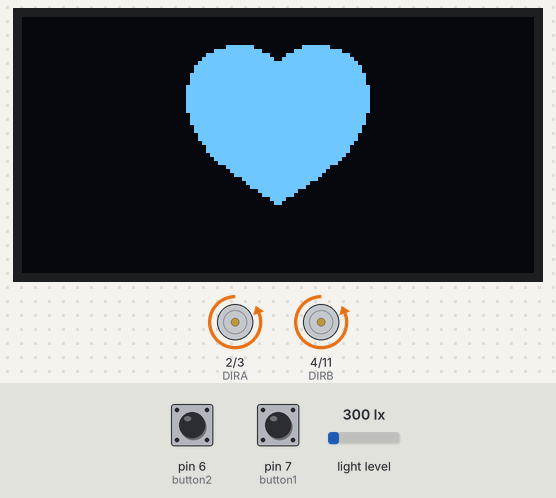
Bench run of a sketch on a simulated Arduino Uno, built with avr-gcc and run on an emulated ATmega328P. On the bench: 128×64 one-colour display, direction and speed pins drawn as motors (green arrow = direction pin HIGH = forward, orange = LOW = backward, longer = more drive). Inputs (shaded band) come from the test bench; at power-on: pin 6 (button2) HIGH, pin 7 (button1) HIGH, light level 300 lx. What the sketch prints to the serial monitor is not drawn.

Above: at 1.2 s.
1.3 s: pin 6 (button2) pulled LOW for 0.15 s
At 1.7 s:
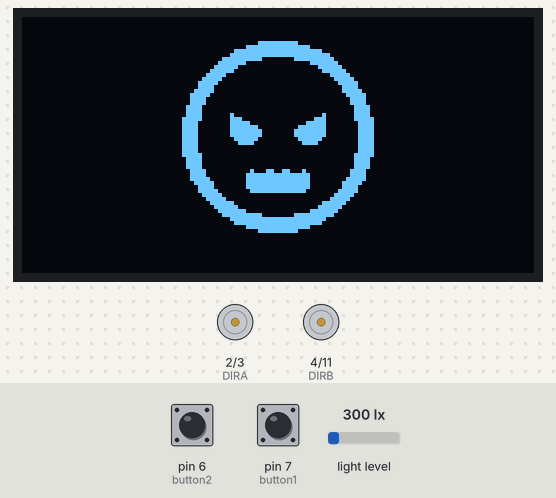
2.9 s: pin 7 (button1) pulled LOW for 0.15 s
At 4.1 s:
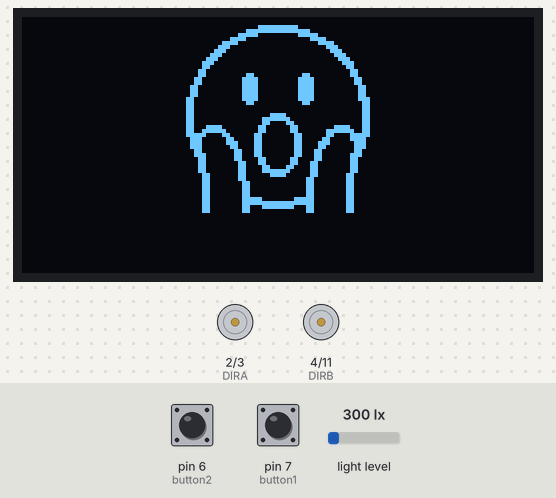
4.5 s: light level set to 329 lx
At 4.9 s:
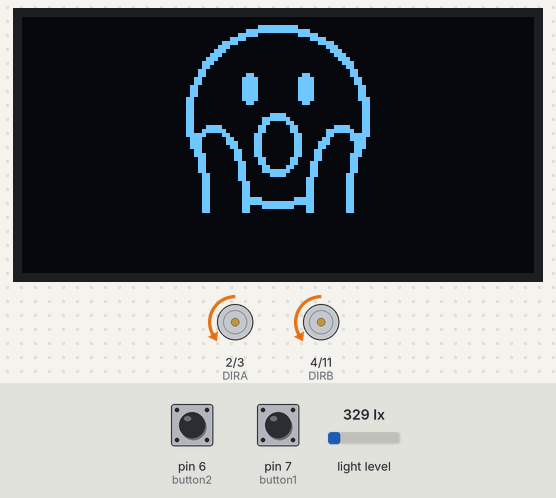
6.0 s: light level set to 500 lx
At 6.5 s:
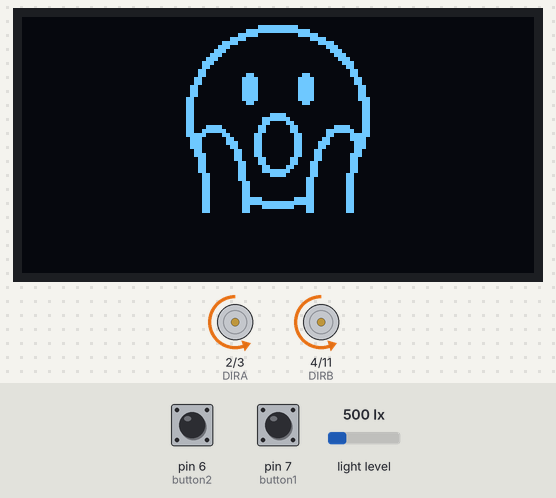
7.5 s: light level set to 1000 lx
At 8.1 s:
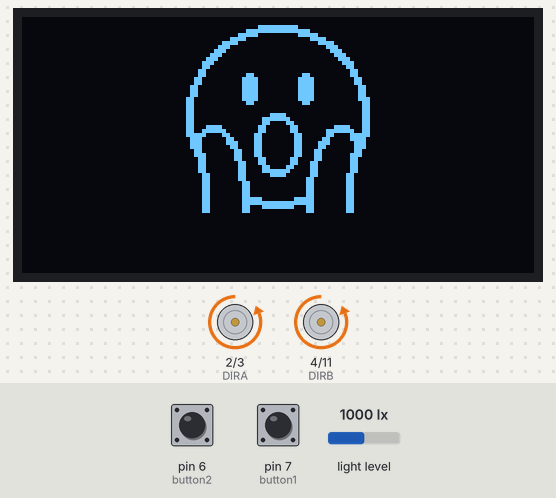
9.0 s: pin 6 (button2) pulled LOW for 1 s
At 9.6 s:
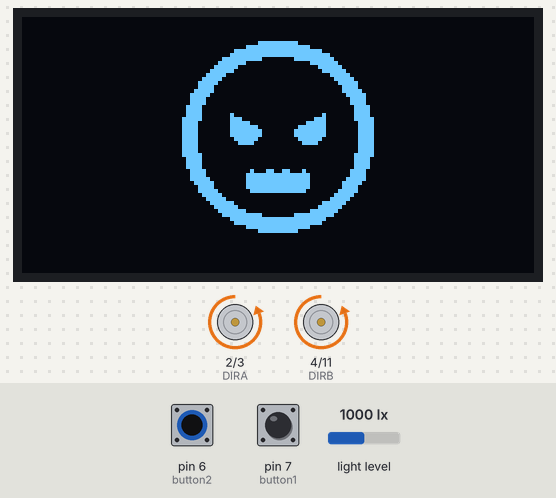
Timing chart, 0 to 12.0 s (numbered marks = the images above; inputs shaded):
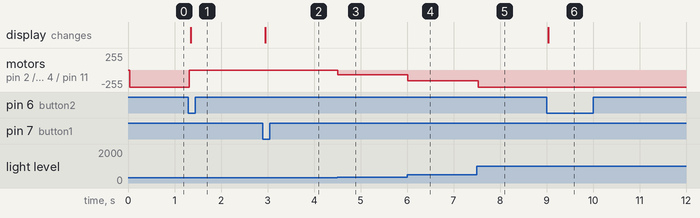

The sketch:

braitenberg_4buttons.ino
```cpp
/*
 * Simple braitenberg vehicle
 * http://tinkerlog.com
 */

#include <Arduino.h>
#include <hp_BH1750.h>
#include <Adafruit_SSD1306.h>
#include <Adafruit_GFX.h>
#include "pitches.h"
#include "melodies.h"
#include "bitmap.h"

hp_BH1750 leftSensor;
hp_BH1750 rightSensor;

#define leftMotor 0
#define rightMotor 1
#define DIRA 2 //direction left motor
#define PWMA 3 //speed left motor
#define DIRB 4 //direction right motor
#define PWMB 11 //speed right motor
#define FORWARD 0
#define REVERSE 1

int leftSpeed = 0;
int rightSpeed = 0;

int left_bias = 0;
int right_bias = 0;

// Define the pins for the push button switches
// FOUR BUTTON VERSION
const int button1 = 7;
const int button2 = 6;
const int button3 = 1;
const int button4 = 0;

// Define the pin for piezo buzzer
const int buzzer = 5;

// Define the pin for the OLED
int OLED_CS = 13;
int OLED_DC = 12;
int OLED_RST = 8;
int OLED_SI = 10;
int OLED_CLK = 9;
Adafruit_SSD1306 disp(128,64,OLED_SI,OLED_CLK,OLED_DC,OLED_RST,OLED_CS);


// current note for melodies
int note = 0;


// Define braitenberg states
enum State {
  FEAR,
  AGGRESSION,
  LOVE,
  EXPLORE,
  STOP
};

// Initialize the current state
State currentState = LOVE;


void Drive(byte motor, byte dir, byte spd) {
  if (motor == leftMotor) {
    digitalWrite(DIRA, dir);
    analogWrite(PWMA, spd);
  }
  else {
    digitalWrite(DIRB, dir);
    analogWrite(PWMB, spd);
  }
}

void Stop(byte motor) {
  Drive(motor, 0, 0);
}

void myTone(byte pin, uint16_t frequency, uint16_t duration)
{ // input parameters: Arduino pin number, frequency in Hz, duration in milliseconds
  unsigned long startTime=millis();
  unsigned long halfPeriod= 1000000L/frequency/2;
  pinMode(pin,OUTPUT);
  while (millis()-startTime< duration)
  {
    if (frequency == 0) { //if rest, do nothing
      digitalWrite(pin,LOW);
      delayMicroseconds(halfPeriod);
      digitalWrite(pin,LOW);
      delayMicroseconds(halfPeriod);
    }
    else {
      digitalWrite(pin,HIGH);
      delayMicroseconds(halfPeriod);
      digitalWrite(pin,LOW);
      delayMicroseconds(halfPeriod);
    }
  }
  pinMode(pin,INPUT);
}

void customDelay(unsigned long ms) {
  unsigned long start = millis(); // Get the current time
  while (millis() - start < ms) {
    // Wait until the desired time has elapsed
    // The loop will keep running until the difference between the current time and start time is greater than ms
  }
}

void Fear() {
  //Drive
  leftSpeed = (leftSensor.getLux() - left_bias)/2;
  rightSpeed = (rightSensor.getLux() - right_bias)/2;

  //speed values range betweeen 60 to 200
  if (leftSpeed > 195) leftSpeed = 195;
  if (rightSpeed > 195) rightSpeed = 195;
  if (leftSpeed < 5) leftSpeed = -60;
  if (rightSpeed < 5) rightSpeed = -60;
  Drive(leftMotor, FORWARD, 60 + leftSpeed);
  Drive(rightMotor, FORWARD, 60 + rightSpeed);

  //Melody
  // int tempo = 360;
  // int notes = sizeof(melodyFear) / sizeof(melodyFear[0]) / 2;
  // int wholenote = (60000 * 4) / tempo;
  // int divider = 0, noteDuration = 0;
  // if (note < notes * 2) {
  //   divider = melodyFear[note + 1];
  //   if (divider > 0) {
  //     noteDuration = (wholenote) / divider;
  //   } else if (divider < 0) {
  //     noteDuration = (wholenote) / abs(divider);
  //     noteDuration *= 1.5;
  //   }
  //   myTone(buzzer, melodyFear[note], noteDuration * 0.9);
  //   customDelay(noteDuration * 0.75);
  //   noTone(buzzer);
  //   note = note + 2;
  // }
  // else {
  //   note = 0;
  // }

  //Display
  disp.clearDisplay();
  disp.drawBitmap(0, 0, fearBitmap, 128, 64, WHITE);
  disp.display();
}

void Aggression() {
  // Driving
  leftSpeed = (rightSensor.getLux() - right_bias)/2;
  rightSpeed = (leftSensor.getLux() - left_bias)/2;
  //speed values range betweeen 60 to 200
  if (leftSpeed > 195) leftSpeed = 195;
  if (rightSpeed > 195) rightSpeed = 195;
  if (leftSpeed < 5) leftSpeed = -60;
  if (rightSpeed < 5) rightSpeed = -60;
  Drive(leftMotor, FORWARD, 60 + leftSpeed);
  Drive(rightMotor, FORWARD, 60 + rightSpeed);

  //Melody
  // int tempo = 280;
  // int notes = sizeof(melodyAggression) / sizeof(melodyAggression[0]) / 2;
  // int wholenote = (60000 * 4) / tempo;
  // int divider = 0, noteDuration = 0;
  // if (note < notes * 2) {
  //   divider = melodyAggression[note + 1];
  //   if (divider > 0) {
  //     noteDuration = (wholenote) / divider;
  //   } else if (divider < 0) {
  //     noteDuration = (wholenote) / abs(divider);
  //     noteDuration *= 1.5;
  //   }
  //   myTone(buzzer, melodyAggression[note], noteDuration);
  //   customDelay(noteDuration);
  //   noTone(buzzer);
  //   note = note + 2;
  // }
  // else {
  //   note = 0;
  // }

  //Display
  disp.clearDisplay();
  disp.drawBitmap(0, 0, aggressionBitmap, 128, 64, WHITE);
  disp.display();

}

void Love() {
  //Drive
  //left sensor corresponds to right motor and right sensor to left motor
  leftSpeed = (leftSensor.getLux() - left_bias)/2;
  rightSpeed = (rightSensor.getLux() - right_bias)/2;
  if (leftSpeed < 0) leftSpeed = 0;
  if (rightSpeed < 0) rightSpeed = 0;
  //speed values range betweeen 60 to 200
  if (leftSpeed > 195) leftSpeed = 255;
  if (rightSpeed > 195) rightSpeed = 255;
  Drive(leftMotor, FORWARD, 255 - leftSpeed);
  Drive(rightMotor, FORWARD, 255 - rightSpeed);

  Serial.print("Left ");
  Serial.println(leftSpeed);
  Serial.print("Right ");
  Serial.println(rightSpeed);


  // //Melody
  // int tempo = 488;
  // int notes = sizeof(melodyLove) / sizeof(melodyLove[0]) / 2;
  // int wholenote = (60000 * 4) / tempo;
  // int divider = 0, noteDuration = 0;
  // if (note < notes * 2) {
  //   divider = melodyLove[note + 1];
  //   if (divider > 0) {
  //     noteDuration = (wholenote) / divider;
  //   } else if (divider < 0) {
  //     noteDuration = (wholenote) / abs(divider);
  //     noteDuration *= 1.5;
  //   }
  //   myTone(buzzer, melodyLove[note], noteDuration * 0.9);
  //   customDelay(noteDuration);
  //   noTone(buzzer);
  //   note = note + 2;
  // }
  // else {
  //   note = 0;
  // }

  //Display
  disp.clearDisplay();
  disp.drawBitmap(0, 0, loveBitmap, 128, 64, WHITE);
  disp.display();
}

void Explore(){
  //Drive
  leftSpeed = (rightSensor.getLux() - right_bias)/2;
  rightSpeed = (leftSensor.getLux() - left_bias)/2;
  //speed values range betweeen 60 to 200
  if (leftSpeed > 195) leftSpeed = 195;
  if (rightSpeed > 195) rightSpeed = 195;
  if (leftSpeed < 0) leftSpeed = 0;
  if (rightSpeed < 0) rightSpeed = 0;
  Drive(leftMotor, FORWARD, 255 - leftSpeed);
  Drive(rightMotor, FORWARD, 255 - rightSpeed);

  //Melody
  // if (note < sizeExplore) {
  //   int duration = 1000 / durationsExplore[note];
  //   myTone(buzzer, melodyExplore[note], duration * 0.5);
  //   customDelay(duration / 6);
  //   noTone(buzzer);
  //   note++;
  // }
  // else {
  //   note = 0;
  // }

  //Display
  disp.clearDisplay();
  disp.drawBitmap(0, 0, exploreBitmap, 128, 64, WHITE);
  disp.display();
}


void setup() {
  leftSensor.begin(BH1750_TO_GROUND); //initialize sensors
  rightSensor.begin(BH1750_TO_VCC);
  // get one reading for the initial bias
  for (int i = 0; i < 5; i++)
  {
    leftSensor.start();  //starts a measurement
    rightSensor.start();
    left_bias += leftSensor.getLux();
    right_bias += rightSensor.getLux();
  }
  left_bias = left_bias/5;
  right_bias = right_bias/5;

  Serial.begin(9600);
  // Set button pins as input
  pinMode(button1, INPUT_PULLUP);
  pinMode(button2, INPUT_PULLUP);
  pinMode(button3, INPUT_PULLUP);
  pinMode(button4, INPUT_PULLUP);

  // Set buzzer pin as input
  pinMode(buzzer, INPUT_PULLUP);

  // setup display
  disp.begin(SSD1306_SWITCHCAPVCC);
  disp.clearDisplay();

  //setup Ardumoto
  pinMode(PWMA, OUTPUT);
  pinMode(PWMB, OUTPUT);
  pinMode(DIRA, OUTPUT);
  pinMode(DIRB, OUTPUT);
  digitalWrite(PWMA, LOW);
  digitalWrite(PWMB, LOW);
  digitalWrite(DIRA, LOW);
  digitalWrite(DIRB, LOW);

  Stop(rightMotor);
  Stop(leftMotor);
}

void Rest() {
    Stop(rightMotor);
    Stop(leftMotor);
    noTone(buzzer);
    delay(50);
}

void loop() {
  // sensor values between MIN TO MAX
  leftSensor.start();  //starts a measurement
  rightSensor.start();

  // read state of button switches
  int buttonState1 = digitalRead(button1);
  int buttonState2 = digitalRead(button2);
  int buttonState3 = digitalRead(button3);
  int buttonState4 = digitalRead(button4);

  // Check which button is pressed and change the state accordingly
  if (buttonState1 == LOW) {
    if (currentState != FEAR) {
      note = 0;
    }
    currentState = FEAR;
  } else if (buttonState2 == LOW) {
    if (currentState != AGGRESSION) {
      note = 0;
    }
    currentState = AGGRESSION;
  } else if (buttonState3 == LOW) {
    if (currentState != LOVE) {
      note = 0;
    }
    currentState = LOVE;
  } else if (buttonState4 == LOW) {
    if (currentState != EXPLORE) {
      note = 0;
      currentState = EXPLORE;
    } else
    {
      currentState = STOP;
      delay(100);
      // int melody6[] = { //power off
      //     NOTE_CS5, NOTE_A4};
      // int noteDurations6[] = {
      //     12, 12};
      // for (int thisNote = 0; thisNote < 2; thisNote++) {
      //     int noteDuration = 1000 / noteDurations6[thisNote];
      //     tone(buzzer, melody6[thisNote], noteDuration);
      //     int pauseBetweenNotes = noteDuration * 1.30;
      //     delay(pauseBetweenNotes);
      //     noTone(buzzer);
      //   }
    }
  }


  switch (currentState) {
    case FEAR:
      Fear();
      Serial.println("State FEAR");
      break;
    case AGGRESSION:
      Aggression();
      Serial.println("State AGGRESSION");
      break;
    case LOVE:
      Love();
      Serial.println("State LOVE");
      break;
    case EXPLORE:
      Explore();
      Serial.println("State EXPLORE");
      break;
    case STOP:
      Rest();
      Serial.println("State STOP");
      break;

  }

  // delay(50);
}
```

melodies.h
```cpp
// Fear Melody
// pink panther theme: https://github.com/robsoncouto/arduino-songs/blob/master/pinkpanther/pinkpanther.ino
int melodyFear[] = {
  REST,4, REST,8, NOTE_DS4,8,
  NOTE_E4,-4, REST,8, NOTE_FS4,8, NOTE_G4,-4, REST,8, NOTE_DS4,8,
  NOTE_E4,-8, NOTE_FS4,8,  NOTE_G4,-8, NOTE_C5,8, NOTE_B4,-8, NOTE_E4,8, NOTE_G4,-8, NOTE_B4,8,

  NOTE_AS4,-1, NOTE_A4,-16, NOTE_G4,-16, NOTE_E4,-16, NOTE_D4,-16,
  NOTE_E4,-4, REST,4,
  REST,4, NOTE_E5,-8, NOTE_D5,8, NOTE_B4,-8, NOTE_A4,8, NOTE_G4,-8, NOTE_E4,-8,
  NOTE_AS4,16, NOTE_A4,-8, NOTE_AS4,16, NOTE_A4,-8, NOTE_AS4,16, NOTE_A4,-8, NOTE_AS4,16, NOTE_A4,-8,
  NOTE_G4,-16, NOTE_E4,-16, NOTE_D4,-16, NOTE_E4,16, NOTE_E4,16, NOTE_E4,2
};

// Aggression Melody
// star wars from: https://github.com/hibit-dev/buzzer/blob/master/src/movies/star_wars/star_wars.ino
int melodyAggression[] = {
  NOTE_A4,4, NOTE_A4,4, NOTE_A4,4, NOTE_F4,-8, NOTE_C5,16,
  NOTE_A4,4, NOTE_F4,-8, NOTE_C5,16, NOTE_A4,2,//4
  NOTE_E5,4, NOTE_E5,4, NOTE_E5,4, NOTE_F5,-8, NOTE_C5,16,
  NOTE_A4,4, NOTE_F4,-8, NOTE_C5,16, NOTE_A4,2
};

// int durationsAggression[] = {
//   8, 8, 8,
//   2, 2,
//   8, 8, 8, 2, 4,
//   8, 8, 8, 2, 4,
//   8, 8, 8, 2, 8, 8, 8,
//   2, 2,
//   8, 8, 8, 2, 4
// };

// int sizeAggression = sizeof(durationsAggression) / sizeof(int);

//Love Melody
// keyboard cat: https://github.com/robsoncouto/arduino-songs/blob/master/keyboardcat/keyboardcat.ino
int melodyLove[] = {
  NOTE_C4,4, NOTE_E4,4, NOTE_G4,4, NOTE_E4,4,
  NOTE_C4,4, NOTE_E4,8, NOTE_G4,-4, NOTE_E4,4,
  NOTE_A3,4, NOTE_C4,4, NOTE_E4,4, NOTE_C4,4,
  NOTE_A3,4, NOTE_C4,8, NOTE_E4,-4, NOTE_C4,4,
  NOTE_G3,4, NOTE_B3,4, NOTE_D4,4, NOTE_B3,4,
  NOTE_G3,4, NOTE_B3,8, NOTE_D4,-4, NOTE_B3,4,

  NOTE_G3,4, NOTE_G3,8, NOTE_G3,-4, NOTE_G3,8, NOTE_G3,4,
  NOTE_G3,4, NOTE_G3,4, NOTE_G3,8, NOTE_G3,2
};


//Explore Melody
// super mario bros: https://github.com/hibit-dev/buzzer/blob/master/src/games/mario_bros/mario_bros.ino
int melodyExplore[] = {

  NOTE_C5, NOTE_G4, REST, NOTE_E4,
  NOTE_A4, NOTE_B4, NOTE_AS4, NOTE_A4,
  NOTE_G4, NOTE_E5, NOTE_G5, NOTE_A5, NOTE_F5, NOTE_G5,
  REST, NOTE_E5,NOTE_C5, NOTE_D5, NOTE_B4,

  REST, NOTE_G5, NOTE_FS5, NOTE_F5, NOTE_DS5, NOTE_E5,
  REST, NOTE_GS4, NOTE_A4, NOTE_C4, REST, NOTE_A4, NOTE_C5, NOTE_D5,
  REST, NOTE_DS5, REST, NOTE_D5,
  NOTE_C5, REST
};

int durationsExplore[] = {
  4, 8, 4, 4,
  4, 4, 8, 4,
  8, 8, 8, 4, 8, 8,
  8, 4, 8, 8, 4,

  4, 8, 8, 8, 4, 8,
  8, 8, 8, 8, 8, 8, 8, 8,
  4, 4, 8, 4,
  2, 2
};

int sizeExplore = sizeof(durationsExplore) / sizeof(int);
```

pitches.h
```cpp
/*************************************************
   Public Constants
 *************************************************/

#define REST     0
#define NOTE_C3  131
#define NOTE_CS3 139
#define NOTE_D3  147
#define NOTE_DS3 156
#define NOTE_E3  165
#define NOTE_F3  175
#define NOTE_FS3 185
#define NOTE_G3  196
#define NOTE_GS3 208
#define NOTE_A3  220
#define NOTE_AS3 233
#define NOTE_B3  247
#define NOTE_C4  262
#define NOTE_CS4 277
#define NOTE_D4  294
#define NOTE_DS4 311
#define NOTE_E4  330
#define NOTE_F4  349
#define NOTE_FS4 370
#define NOTE_G4  392
#define NOTE_GS4 415
#define NOTE_A4  440
#define NOTE_AS4 466
#define NOTE_B4  494
#define NOTE_C5  523
#define NOTE_CS5 554
#define NOTE_D5  587
#define NOTE_DS5 622
#define NOTE_E5  659
#define NOTE_F5  698
#define NOTE_FS5 740
#define NOTE_G5  784
#define NOTE_GS5 831
#define NOTE_A5  880
#define NOTE_AS5 932
#define NOTE_B5  988
```

Source omitted: bitmap.h (data table, 25320 bytes)

Measured:
- the behaviour switches between 309 and 310 lx on light level (found by bisection; images 2 and 3)
- after the input at 1.3 s, motor on pin 2 (DIRA) / pin 3 (PWMA), motor on pin 4 (DIRB) / pin 11 (PWMB): backward 255/255 → stopped at once; the display: changes after 0.05 s (image 1)
- after the input at 2.9 s, the display: changes after 0.06 s (image 2)
- after the input at 4.5 s, motor on pin 2 (DIRA) / pin 3 (PWMA), motor on pin 4 (DIRB) / pin 11 (PWMB): stopped → backward 74/255 at once
- after the input at 6.0 s, motor on pin 2 (DIRA) / pin 3 (PWMA), motor on pin 4 (DIRB) / pin 11 (PWMB): backward 74/255 → backward 159/255 at once
- after the input at 7.5 s, motor on pin 2 (DIRA) / pin 3 (PWMA), motor on pin 4 (DIRB) / pin 11 (PWMB): backward 159/255 → backward 255/255 at once
- after the input at 9.0 s, the display: changes at once (image 6)
